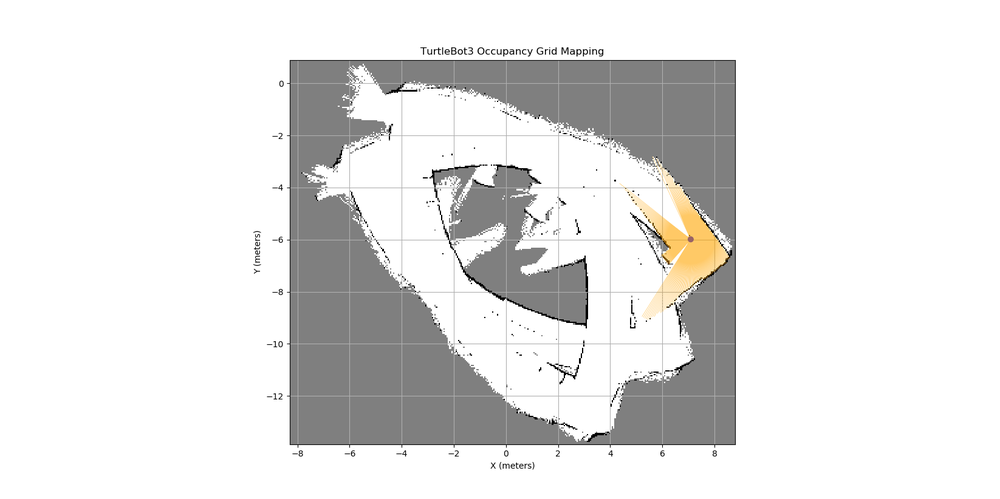
#> input picture OGM_alterado_rosbag/Figure_1.png, 1000 x 499 px, shrunk from 1646 x 822 before the run
$ python rem_outliers.py
#> lines starting #> are read from the running program, lines starting #| are printed output that depends on the picture; after the words box and inside, x2 and y2 are one past the last pixel; in counts of white or black regions, pixels touching at a corner belong together
import cv2
import numpy as np
import matplotlib.pyplot as plt

# Carregar o mapa gerado pelo matplotlib
img = cv2.imread('Figure_1.png', cv2.IMREAD_GRAYSCALE)
#> img: shape (499, 1000); min 0, max 255, mean 227.8

# Binarizar a imagem: tudo abaixo de 240 é "ocupado"
_, binary = cv2.threshold(img, 200, 255, cv2.THRESH_BINARY_INV)
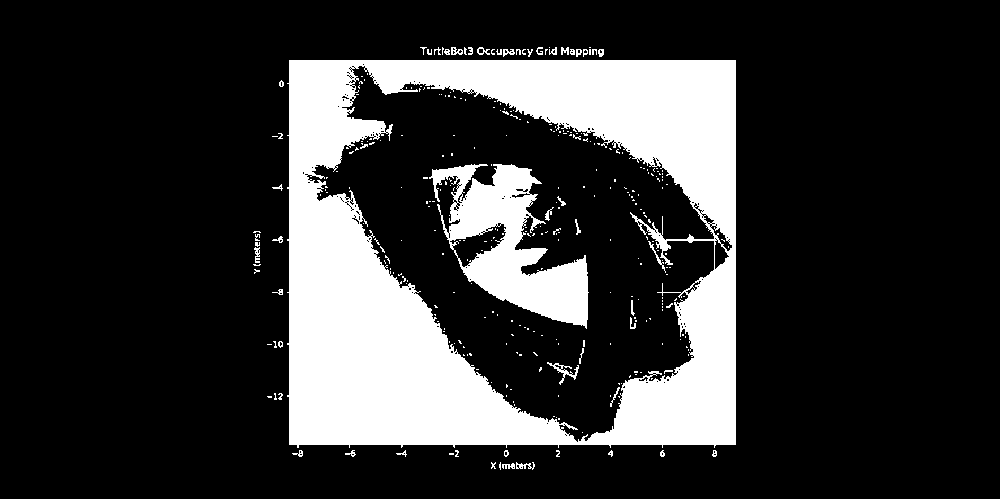
#> binary: shape (499, 1000); 20.5% white; 322 white regions (274 under 20 px), largest, box (x1, y1, x2, y2) and area: (287, 60, 736, 448) 87741, (429, 164, 589, 329) 11634, (547, 362, 579, 385) 176

# Remove pequenos objetos (outliers) com connected components
num_labels, labels, stats, _ = cv2.connectedComponentsWithStats(binary, connectivity=8)
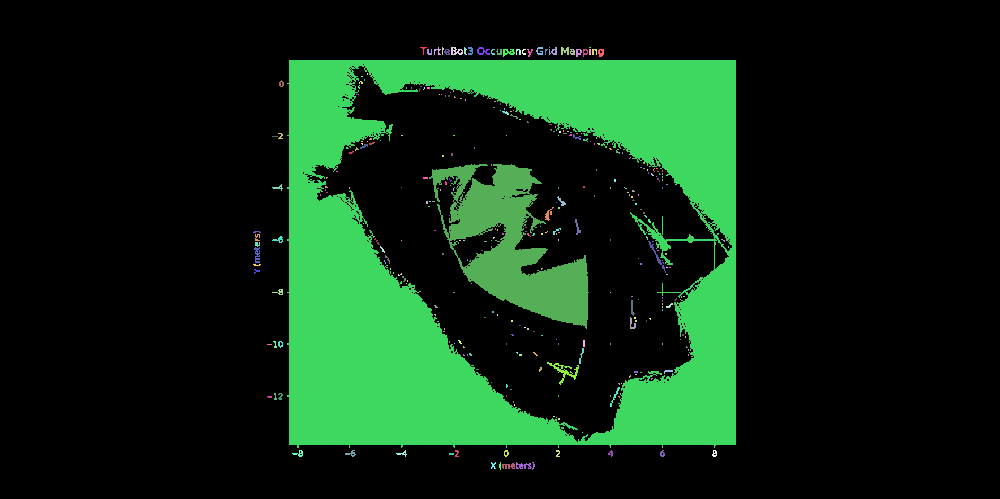
#> labels: shape (499, 1000) int32; 323 distinct labels, from 0 to 322; one colour per label, 0 black
#> num_labels = 323; stats = 323 rows, first 6: [0, 0, 1000, 499, 396813], [420, 47, 7, 8, 16], [434, 47, 7, 8, 24], [442, 47, 2, 8, 10], [451, 47, 12, 8, 59], [464, 47, 3, 8, 16]

# Criar imagem de saída (só mantém objetos com área mínima)
min_area = 100  # ajusta conforme necessário
# Etiquetar componentes conectadas
num_labels, labels, stats, _ = cv2.connectedComponentsWithStats(binary, connectivity=8)
cleaned = np.zeros_like(binary)

for i in range(1, num_labels):  # ignorar label 0 (fundo)
    area = stats[i, cv2.CC_STAT_AREA]
    if area >= min_area:
        cleaned[labels == i] = 255
#> this loop made 322 passes
#> area on passes 2, 4, 6: 24, 59, 28
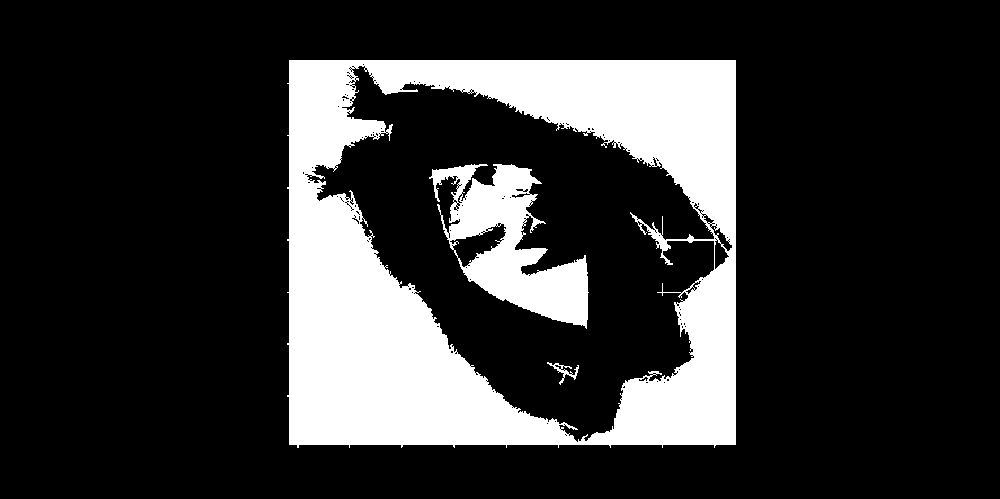
#> cleaned: shape (499, 1000); 20% white; 3 white regions, box (x1, y1, x2, y2) and area: (287, 60, 736, 448) 87741, (429, 164, 589, 329) 11634, (547, 362, 579, 385) 176

# 4. Inverter de volta (obstáculos a preto se necessário)
final = cv2.bitwise_not(cleaned)

# 5. Guardar imagem final
cv2.imwrite("map_clean.png", final)

# 6. Mostrar antes e depois
plt.figure(figsize=(12, 6))
plt.subplot(1, 2, 1)
plt.imshow(img, cmap='gray')
plt.title("Original")
plt.axis('off')
plt.grid(False)

plt.subplot(1, 2, 2)
plt.imshow(final, cmap='gray')
plt.title("Sem Outliers")
plt.axis('off')
plt.grid(False)

plt.tight_layout()
plt.show()
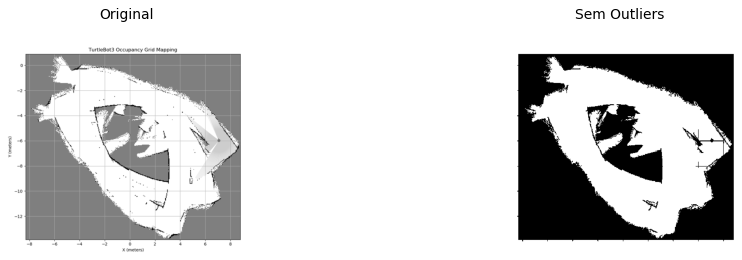
#> figure drawn by matplotlib, 2 panels
